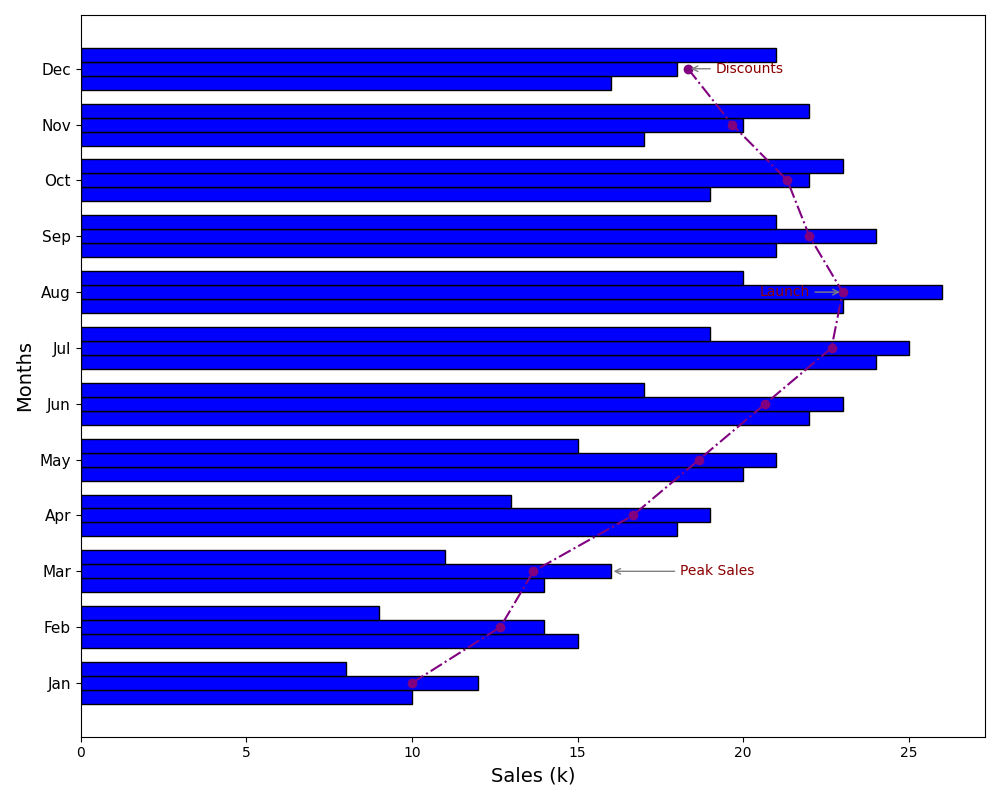

Write Python code to recreate this figure.
import matplotlib.pyplot as plt
import numpy as np

months = np.array([
    'Jan', 'Feb', 'Mar', 'Apr', 'May', 'Jun',
    'Jul', 'Aug', 'Sep', 'Oct', 'Nov', 'Dec'
])

product_A_sales = np.array([10, 15, 14, 18, 20, 22, 24, 23, 21, 19, 17, 16])
product_B_sales = np.array([12, 14, 16, 19, 21, 23, 25, 26, 24, 22, 20, 18])
product_C_sales = np.array([8, 9, 11, 13, 15, 17, 19, 20, 21, 23, 22, 21])

y_positions = np.arange(len(months))
bar_height = 0.25

fig, ax = plt.subplots(figsize=(10, 8))

# Consistent color 'blue' is applied to all data groups
ax.barh(y_positions - bar_height, product_A_sales, height=bar_height, color='blue', edgecolor='black')
ax.barh(y_positions, product_B_sales, height=bar_height, color='blue', edgecolor='black')
ax.barh(y_positions + bar_height, product_C_sales, height=bar_height, color='blue', edgecolor='black')

annotations = {
    'Mar': ('Peak Sales', (50, 0)),
    'Aug': ('Launch', (-60, 0)),
    'Dec': ('Discounts', (20, 0))
}

for month, (text, offset) in annotations.items():
    index = np.where(months == month)[0][0]
    target_sales = product_B_sales[index] if month == 'Mar' else sum([
        product_A_sales[index], product_B_sales[index], product_C_sales[index]
    ]) / 3.0
    ax.annotate(
        text, 
        (target_sales, y_positions[index]), 
        xytext=offset, 
        textcoords='offset points', 
        arrowprops=dict(arrowstyle='->', color='grey'),
        va='center', fontsize=10, color='darkred'
    )

ax.set_ylabel("Months", fontsize=14)
ax.set_xlabel("Sales (k)", fontsize=14)
ax.set_yticks(y_positions)
ax.set_yticklabels(months, fontsize=11)

average_sales = (product_A_sales + product_B_sales + product_C_sales) / 3
ax.plot(average_sales, y_positions, color='purple', linestyle='-.', marker='o', linewidth=1.5)

plt.tight_layout()
plt.show()
